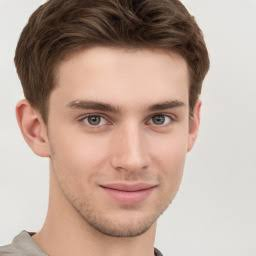
#> input picture Photos/five.jpg, 256 x 256 px, given in place of the camera
$ python faceBlur.py
#> lines starting #> are read from the running program, lines starting #| are printed output that depends on the picture
import cv2

# Load the Haar cascade for face detection
face_cascade = cv2.CascadeClassifier(cv2.data.haarcascades + 'haarcascade_frontalface_default.xml')

cap = cv2.VideoCapture(0)

while True:
    ret, frame = cap.read()
#> frame is the input picture: shape (256, 256, 3); mean B, G, R 152.5, 165, 188.6
    if not ret:
        break

    gray = cv2.cvtColor(frame, cv2.COLOR_BGR2GRAY)
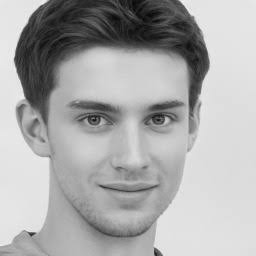
#> gray: shape (256, 256); min 5, max 252, mean 170.7
    faces = face_cascade.detectMultiScale(gray, 1.1, 4)
#> faces = [[36, 49, 184, 184]]

    for (x, y, w, h) in faces:
        face = frame[y:y+h, x:x+w]
        blurred_face = cv2.GaussianBlur(face, (99, 99), 30)
        frame[y:y+h, x:x+w] = blurred_face
#> this loop made 1 pass
#> pass 1, `face = frame[y:y+h, x:x+w]`:
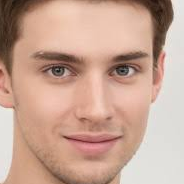
#> face: shape (184, 184, 3); mean B, G, R 148.4, 164.9, 199.7
#> pass 1, `blurred_face = cv2.GaussianBlur(face, (99, 99), 30)`:
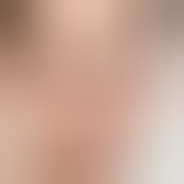
#> blurred_face: shape (184, 184, 3); mean B, G, R 148.5, 165, 199.9
#> after the loop:
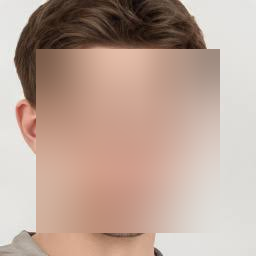
#> frame: shape (256, 256, 3); mean B, G, R 152.5, 165, 188.7

    cv2.imshow('Face Blur', frame)

    if cv2.waitKey(1) == ord('q'):
#> (key q is pressed here)
        break

cap.release()
cv2.destroyAllWindows()

$ run again, on Photos/four.jpg
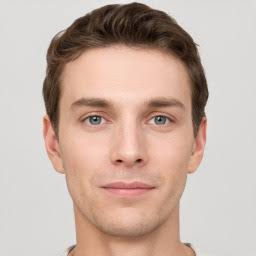
#> input picture Photos/four.jpg, 256 x 256 px, given in place of the camera
#> frame is the input picture: shape (256, 256, 3); mean B, G, R 166.7, 177.5, 199.1
#> `gray = cv2.cvtColor(frame, cv2.COLOR_BGR2GRAY)`:
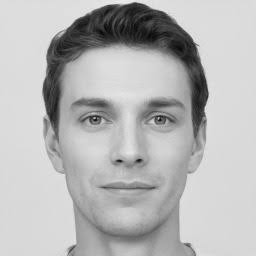
#> gray: shape (256, 256); min 6, max 243, mean 182.7
#> faces = [[43, 50, 172, 172]]
#> the loop `for (x, y, w, h) in faces:` made 1 pass
#> after the loop `for (x, y, w, h) in faces:`:
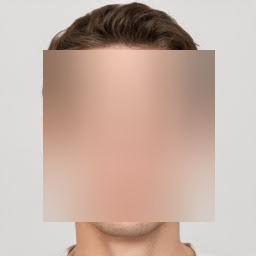
#> frame: shape (256, 256, 3); mean B, G, R 166.6, 177.4, 199.1

$ run again, on Photos/six.jpg
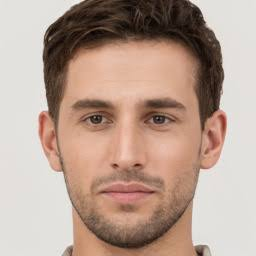
#> input picture Photos/six.jpg, 256 x 256 px, given in place of the camera
#> frame is the input picture: shape (256, 256, 3); mean B, G, R 146.1, 159.3, 183.2
#> `gray = cv2.cvtColor(frame, cv2.COLOR_BGR2GRAY)`:
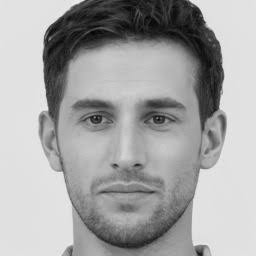
#> gray: shape (256, 256); min 2, max 246, mean 165
#> faces = [[37, 47, 182, 182]]
#> the loop `for (x, y, w, h) in faces:` made 1 pass
#> after the loop `for (x, y, w, h) in faces:`:
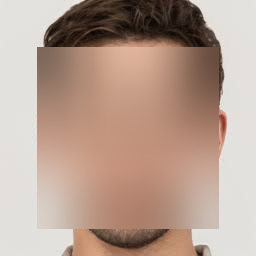
#> frame: shape (256, 256, 3); mean B, G, R 146, 159.3, 183.2
